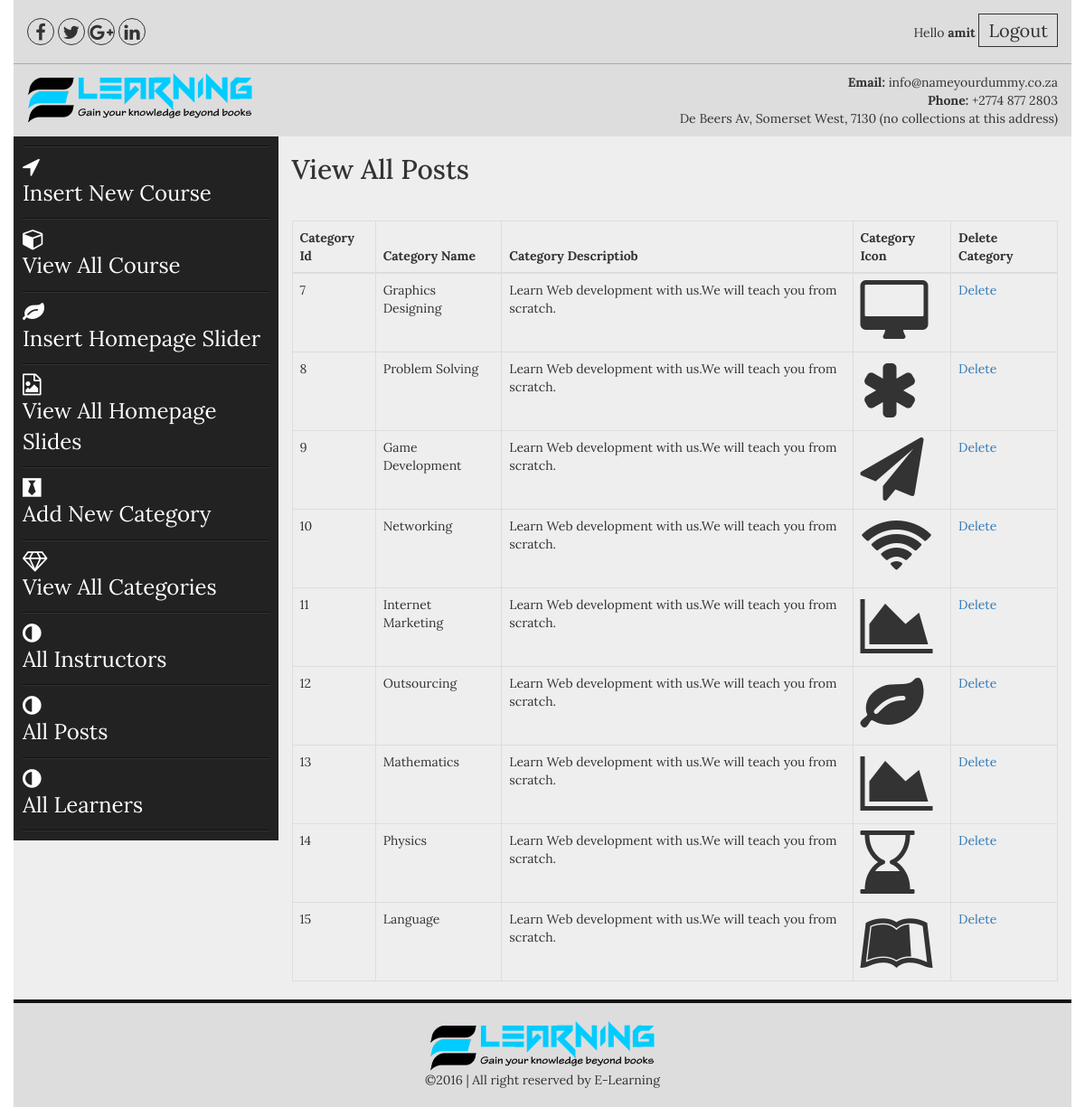
Page /admin/view_categories.php (signed in) on the earlier database version.
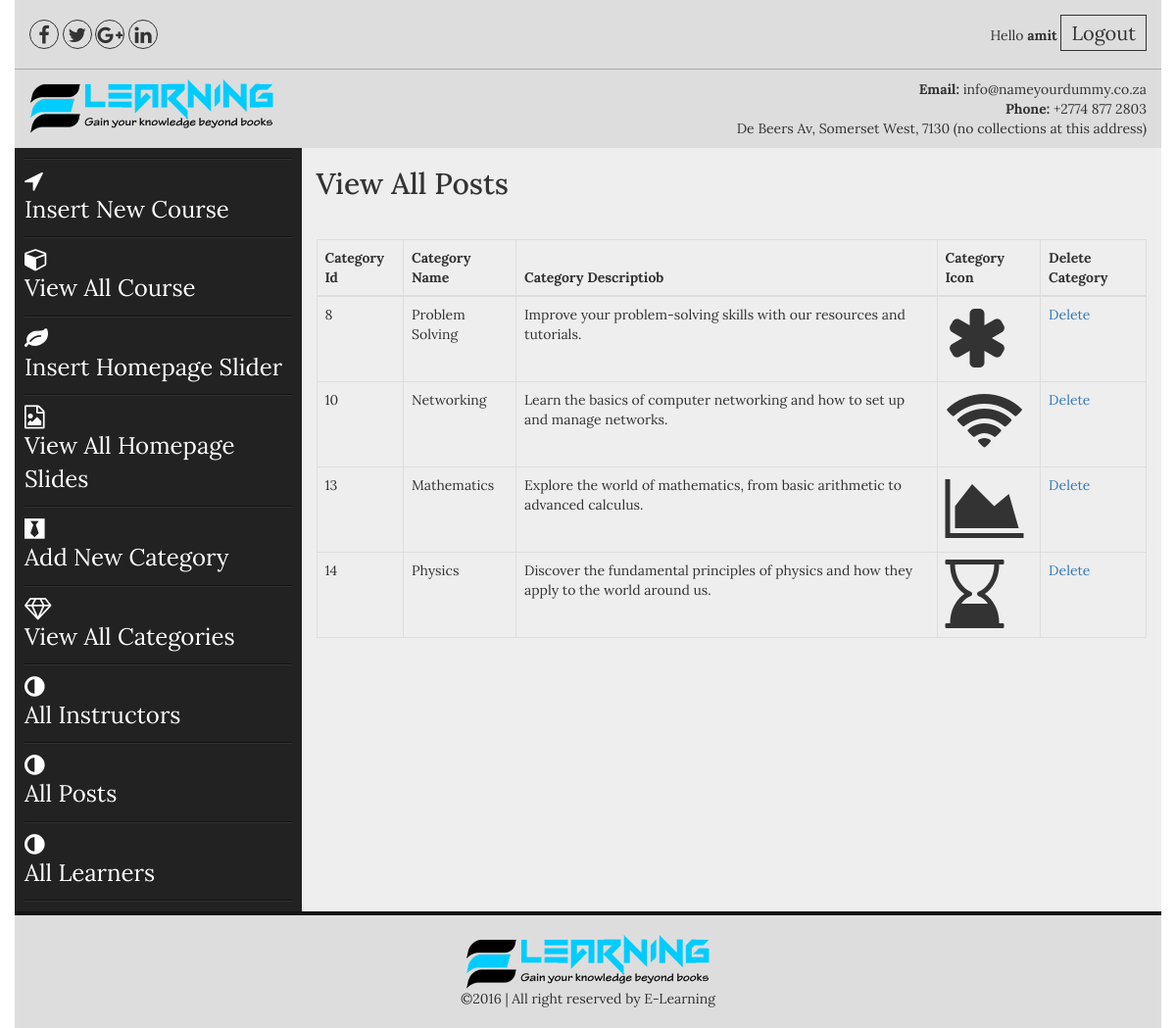
Same page on the later database version.
### tables this page shows
CREATE TABLE `categories` (
  `cat_id` int(100) NOT NULL,
  `cat_name` varchar(100) NOT NULL,
  `cat_desc` text NOT NULL,
  `cat_icon` varchar(50) NOT NULL
);

### admin/view_categories.php (the view)
<?php include("includes/header.php");?>
<section class="admin_area">
    <div class="container">
        <div class="row">
            <?php include("includes/admin_menus.php");?>
            <div class="col-md-9 col-sm-9 col-xs-12">
                <div class="add_admin_content">
                   <h2>View All Posts</h2>
                      <table class="table table-bordered">
                        <thead>
                          <tr>
                            <th>Category Id</th>
                            <th>Category Name</th>
                            <th>Category Descriptiob</th>
                            <th>Category Icon</th>
                            <th>Delete Category</th>
                          </tr>
                        </thead>
                        <tbody>
                        <?php
                        $cat = "select * from categories";
                        $run_cat = mysqli_query($con,$cat);
                        while($cat_row = mysqli_fetch_array($run_cat)):
                        $cat_id = $cat_row ['cat_id'];
                        $cat_name = $cat_row ['cat_name'];
                        $cat_icon = $cat_row ['cat_icon'];
                        $cat_desc = substr($cat_row ['cat_desc'],0,100);
                        ?>
                          <tr>
                            <td><?php echo $cat_id;?></td>
                            <td><?php echo $cat_name;?></td>
                            <td><?php echo $cat_desc;?></td>
                            <td><i class="fa <?php echo $cat_icon;?> fa-5x"></i></td>
                            <td><a href="delete_cat.php?delete_cat=<?php echo $cat_id;?>">Delete</a></td>
                          </tr>
                        <?php endwhile;?>
                        </tbody>
                      </table>
                </div>
            </div>
        </div>
    </div>
</section>
<?php include("includes/footer.php");?>

Differences in the rows shown:
removed categories: cat_id "7", cat_name "Graphics Designing", cat_desc "Learn Web development with us.We will teach you from scratch."
removed categories: cat_id "9", cat_name "Game Development", cat_desc "Learn Web development with us.We will teach you from scratch."
removed categories: cat_id "11", cat_name "Internet Marketing", cat_desc "Learn Web development with us.We will teach you from scratch."
removed categories: cat_id "12", cat_name "Outsourcing", cat_desc "Learn Web development with us.We will teach you from scratch."
removed categories: cat_id "15", cat_name "Language", cat_desc "Learn Web development with us.We will teach you from scratch."
changed categories "Problem Solving": cat_desc "Learn Web development with us.We will teach you from scratch." → "Improve your problem-solving skills with our resources and tutorials."
changed categories "Networking": cat_desc "Learn Web development with us.We will teach you from scratch." → "Learn the basics of computer networking and how to set up and manage networks."
changed categories "Mathematics": cat_desc "Learn Web development with us.We will teach you from scratch." → "Explore the world of mathematics, from basic arithmetic to advanced calculus."
changed categories "Physics": cat_desc "Learn Web development with us.We will teach you from scratch." → "Discover the fundamental principles of physics and how they apply to the world around us."
